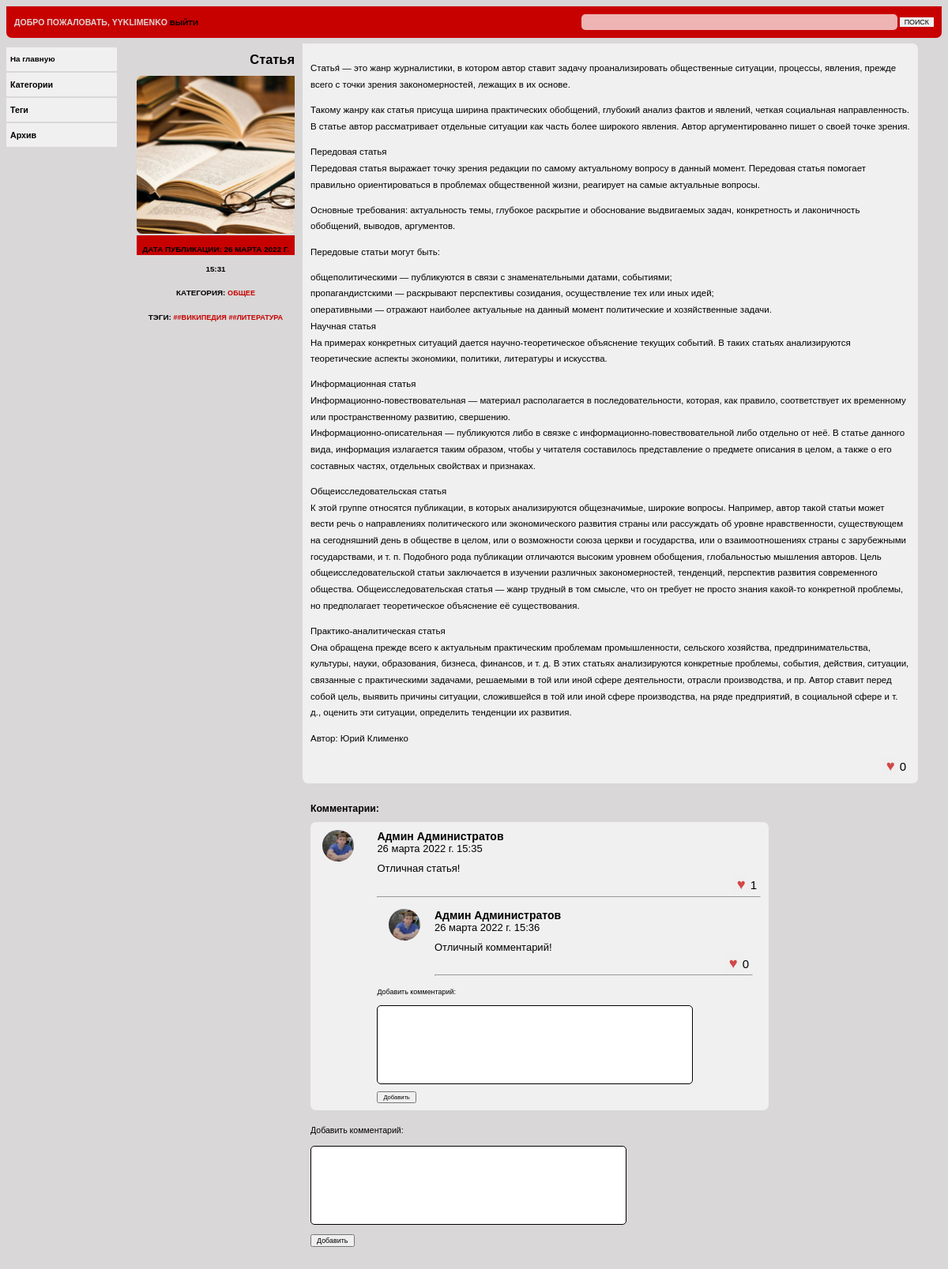
Screenshot of /common/article (signed in) with the database file from the repository.
### user/models.py (models this page shows)
class User(AbstractUser):
    avatar = models.ImageField(upload_to='images/avatar/%Y/%m/%d/',
                               blank=True, verbose_name='Аватар',
                               default='images/avatar/default.bmp')
    email = models.EmailField('E-mail',
                              unique=True)

### blog/models.py (models this page shows, shortened)
class Post(models.Model):
    author = models.ForeignKey(User,
                               on_delete=models.SET_NULL,
                               blank=True,
                               null=True,
                               verbose_name='Автор')
    title = models.CharField('Заголовок', max_length=100, unique=True)
    slug = models.SlugField('Слаг', max_length=100, unique=True)
    image = models.ImageField('Изображение', upload_to='images/%Y/%m/%d/', null=True, blank=True)
    category = models.ForeignKey(Category, on_delete=models.CASCADE, verbose_name='Категория')
    tags = models.ManyToManyField('Tag', blank=True, related_name='posts', verbose_name='Теги')
    preview_text = models.TextField('Превью', max_length=500)
    text = models.TextField('Текст', max_length=5000)
    date_pub = models.DateTimeField('Дата публикации', auto_now_add=True)
    likes = models.ManyToManyField(User, blank=True, related_name='posts', verbose_name='Лайки')
    is_published = models.BooleanField("Опубликовано", blank=True, default=False)
    def get_absolute_url(self):
        return reverse('blog:post', kwargs={'category_slug': self.category.slug, 'post_slug': self.slug})
    class Meta:
        verbose_name = 'Пост'
        verbose_name_plural = 'Посты'
        ordering = ('-date_pub',)

class Category(models.Model):
    name = models.CharField('Наименование категории', max_length=50)
    slug = models.SlugField('Слаг', max_length=50)
    def __str__(self):
        return self.name
    class Meta:
        verbose_name = 'Категория'
        verbose_name_plural = 'Категории'

class Tag(models.Model):
    name = models.CharField('Тэг', max_length=50)
    slug = models.SlugField('Слаг', max_length=50)
    def __str__(self):
        return f'#{self.name}'
    class Meta:
        verbose_name = 'Тэг'
        verbose_name_plural = 'Тэги'

class Comment(models.Model):
    author = models.ForeignKey(User, on_delete=models.SET_NULL, null=True, verbose_name='Автор')
    text = models.TextField('Комментарий', max_length=300)
    date_pub = models.DateTimeField('Дата публикации', auto_now_add=True)
    post = models.ForeignKey('Post',
                             on_delete=models.CASCADE,
                             related_name='comments',
                             verbose_name='Комментируемое сообщение')
    parent = models.ForeignKey('Comment',
                               on_delete=models.CASCADE,
                               null=True,
                               blank=True,
                               related_name='children',
                               verbose_name='Родительский комментарий')
    likes = models.ManyToManyField(User, blank=True, related_name='comments', verbose_name='Лайки')
    class Meta:
        verbose_name = 'Комментарий'
        verbose_name_plural = 'Комментарии'
        ordering = ('-date_pub',)

### blog/views.py (the view, shortened to what this page needs)
# urls.py: path('<slug:category_slug>/<slug:post_slug>', ShowPost.as_view(), name='post'),
class ShowPost(DetailView):
    template_name = 'blog/post_detail.html'
    context_object_name = 'post'
    slug_url_kwarg = 'post_slug'
    def get_object(self):
        post = services.get_post(self.kwargs['post_slug'])
        if post:
            return post
        else:
            raise Http404('Article is not exists')
    def post(self, request, *args, **kwargs):
        self.post = self.get_object()
        if request.POST.get('like'):
            if request.POST.get('like') == 'post':
                liked_object = self.post
            else:
                liked_object = Comment.objects.get(pk=request.POST.get('like'))
            services.handle_like(liked_object, self.request.user.id)
            anchor = request.POST.get('like')
        elif request.POST.get('text'):
            parent_id = request.POST.get('parent')
            anchor = parent_id if parent_id else 'comments'
            Comment.objects.create(text=request.POST.get('text'),
                                   post_id=self.post.pk,
                                   author_id=self.request.user.id,
                                   parent_id=parent_id)
        else:
            raise Http404
        return HttpResponseRedirect(f'{self.get_success_url()}#{anchor}')

### blog/templates/blog/post_detail.html (shortened to what this page needs)
{% extends 'blog/base.html' %}
{% load static %}
{% block css %} <link href="{% static 'blog/css/styles-detailview.css' %}" rel="stylesheet"> {% endblock %}
{% block content %}
<div class="content">
    <div class="block-titul">
        <div class="block-titul-image">
            <h1>{{post.title}}</h1>
            {% if post.image %}
            <img width="400" height="300" src="{{ post.image.url }}"> </img>
            {% endif %}
        </div>
        <div class="block-titul-author">
            <h3>Дата публикации: {{post.date_pub}}</h3>
            <h3>Категория: <a href="{% url 'blog:category' post.category.slug %}"> {{post.category}}</a></h3>
            <h3>Тэги: {% for tag in post.tags.all %}<a href="{% url 'blog:tag' tag.slug %}"> #{{ tag }}</a> {% endfor %}</h3>
        </div>
    </div>
    <div class="block-text">
        <div class="text">
            <p>{{post.preview_text|linebreaks}}</p>
            <p>{{post.text|linebreaks}}</p>
            <p>Автор: {{post.author.first_name}} {{post.author.last_name}}</p>
            <form action="{{post.get_absolute_url}}"  method="post">
                    <div class="comment-like"><button type="submit" name="like" value="post"><span class="heart">♥</span></button>{{post.likes_count}}</div>
                    </form>
        </div>
        <div class="comments" id="comments">
            <h2>Комментарии:</h2>
            {% for comment in post.comments.all %}
            <div class="comment">
                <div class="user-avatar">
                    <img width="100" height="100" src="{{comment.author.avatar.url}}"></img>
                </div>
                <div class="comment-body" id="{{ comment.id }}">
                    {% if comment.author.first_name %}
                    <div class="comment-author-name">{{comment.author.first_name}} {{comment.author.last_name}}</div>
                    {% else %}
                    <div class="comment-author-name">Гость</div>
                    {% endif %}
                    <div class="comment-datepub">{{ comment.date_pub }}</div>
                    <div class="comment-text">{{ comment.text }}</div>
                    <form action="{{post.get_absolute_url}}"  method="post">
                    <div class="comment-like"><button type="submit" name="like" value="{{comment.id}}"><span class="heart">♥</span></button>{{comment.likes_count}}</div>
                    </form>
                    <hr>
                    {% for child_comment in comment.children.all %}
                    <div class="comment">
                        <div class="user-avatar">
                            <img width="100" height="100" src="{{child_comment.author.avatar.url}}"></img>
                        </div>
                        <div class="comment-body" id="{{ child_comment.pk }}">
                            {% if child_comment.author.first_name %}
                            <div class="comment-author-name">{{child_comment.author.first_name}} {{comment.author.last_name}}</div>
                            {% else %}
                            <div class="comment-author-name">Гость</div>
                            {% endif %}
                            <div class="comment-datepub">{{ child_comment.date_pub }}</div>
                            <div class="comment-text">{{ child_comment.text }}</div>
                            <form action="{{post.get_absolute_url}}"  method="post">
                                <div class="comment-like"><button type="submit" name="like" value="{{child_comment.id}}"><span class="heart">♥</span></button>{{child_comment.likes_count}}</div>
                            </form>
                            <hr>
                        </div>
                    </div>
                    {% endfor %}
                    <div class="add-comment">
                            <p>Добавить комментарий:</p>
                            <form action="" method="post">
                                <textarea type="text" name="text"></textarea>
                                <p> <button type="submit" name="parent" value="{{comment.pk}}">Добавить</button> </p>
                            </form>
                    </div>
                </div>
            </div>
            {% endfor %}
            <div class="add-comment">
                <p>Добавить комментарий:</p>
                <form action="" method="post">
                <textarea type="text" name="text"></textarea>
                <p> <button type="submit" value="">Добавить</button> </p>
                </form>
            </div>
        </div>
        {% endblock %}

### blog/templates/blog/base.html (shortened to what this page needs)
{% load static %}
<!DOCTYPE html>
<html>
<head>
    {% block css %} {% endblock css %}
</head>
<body>
    <div class="page">
        <div class="header">
            <div class="login_info">
            {% if request.user.is_authenticated %}
            Добро пожаловать, {{ user.username }}<a href="{% url 'logout' %}"> Выйти</a>
            {% else %}
            <a href="{% url 'login' %}"> Войти </a><a href="{% url 'register' %}"> Регистрация </a>
            {% endif %}
            </div>
            <div class="search-form">
                <form method="get" action="{% url 'blog:search' %}">
                <input type="text" name="text">
                <button type="submit">Поиск</button>
                </form>
            </div>
        </div>
        <div class="body_page">
            <div class="sidebar">
                <ul>
                    <a href="{% url 'blog:index' %}"><li>На главную</li></a>
                    <li>Категории</li>
                     <li>Теги</li>
                     <li>Архив</li>
                </ul>
            </div>
          <div class="cont">{% block content %} {% endblock %}</div>
        </div>
     </div>
</body>
</html>

### blog/static/blog/css/styles-detailview.css (style rules this page uses)
* { box-sizing: border-box; font-family: Verdana, Helvetica, Arial, sans-serif; font-size: 92%; }
a { text-decoration: none }
body { background: #d9d7d7; }
input[type=text] { border-radius: 5px 5px 5px 5px; height: 20px; width: 400px; border: 0px; opacity: 70%; }
textarea { border-radius: 5px 5px 5px 5px; height: 100px; width: 400px; border: 0.5px solid black; resize: none; font-size: 12px; }
.page { background: #e0d3d3; display: flex; flex-direction: column; }
.header { padding-left: 10px; padding-right: 10px; line-height: 40px; height: 40px; display: flex; flex-direction: row; justify-content: space-between; background: #c70000; border-radius: 0px 0px 7px 7px; font-weight: 550; text-transform: uppercase; }
.login_info { color:#e0d3d3; }
.login_info a { color:black; }
.login_info a:link { color:black; text-decoration: none; }
.search-form button { border: 0; background: #c70000 font-weight: 550; text-transform: uppercase; }
.body_page { background: #d9d7d7; padding-top:2px; display: flex; flex-direction: row; justify-content: flex-start; }
.sidebar { flex-grow:1; min-width:150px; max-width:150px; }
.sidebar ul { padding: 0px; }
.sidebar li { background: #f0f0f0; margin-bottom: 2px; padding-left: 5px; height: 30px; line-height: 30px; font-size: 110%; font-weight: 550; margin-right: 10px; }
.sidebar a { color: black; font-weight: 550; }
.cont { display: flex; flex-direction: column; align-items: flex-start; flex-grow: 7; margin-left: 15px; }
.content { display: flex; flex-direction: row; justify-content: flex-start; border:0px solid black; padding-top: 5px; padding-right: 20px; margin-bottom: 5px; }
.block-titul { display: flex; flex-direction: column; }
.block-titul-image img { object-fit: cover; height: 200px; width: 200px; border-radius: 7px 0px 7px 7px; }
.block-titul-author { height: 25px; line-height: 25px; text-align: center; background: #c70000; text-transform: uppercase; }
.block-text { display: flex; flex-direction: column; padding-left: 10px; padding-right: 10px; }
.text { background: #f0f0f0; padding-bottom: 10px; border-radius: 0px 7px 7px 7px; padding: 10px; }
.comments { display: flex; flex-direction: column; padding-bottom: 10px; border-radius: 7px 7px 7px 7px; margin-top: 5px; padding: 10px; max-width: 600px; }
.comments h2 { font-size: 150%; }
.comment { background: #f0f0f0; display: flex; display: row; margin-bottom: 5px; border-radius: 7px; }
.user-avatar { padding-left:15px; padding-top:10px; padding-right: 0px; flex:1; margin-right: 0px; }
.user-avatar img { object-fit: cover; width: 40px; height: 40px; border-radius: 50%; }
.comment-body { flex:7; padding-top: 10px; padding-right: 10px; margin-left: 0px; }
.comment-author-name { padding-top: 0px; font-size: 14px; font-weight: 550; }
.comment-datepub { padding-top: 0px; font-size: 13px; }
.comment-text { padding-top: 10px; font-size: 13px; }
.comment-like { padding-top: 0px; padding-right: 5px; font-size: 15px; text-align: right; }
.comment-like button { font-size: 20px; color: #c70000; opacity: 70%; border: 0px; }
.content h1 { text-align: right; font-size: 200%; font-weight: bolder; }
.content h3 { font-size: 120%; margin-bottom: 0px; margin-top: 5px; }
.content p { font-size: 140%; line-height: 180%; }
.content a { color: #c70000; text-decoration: none; }

### rows the page displays
User: username "YYKLIMENKO"
Post: title "Статья", image (picture), date_pub "26 МАРТА 2022 Г. 15:31", category "ОБЩЕЕ", preview_text "Статья́ — это жанр журналистики, в котором автор ставит задачу проанализировать общественные ситуации, процессы, явления, прежде всего с точки зрения закономерностей, лежащих в их основе. Такому жанру как статья присуща ширина практических обобщений, глубокий анализ фактов и явлений, четкая социальная направленность. В статье автор рассматривает отдельные ситуации как часть более широкого явления. Автор аргументированно пишет о своей точке зрения.", text "Передовая статья Передовая статья выражает точку зрения редакции по самому актуальному вопросу в данный момент. Передовая статья помогает правильно ориентироваться в проблемах общественной жизни, реагирует на самые актуальные вопросы. Основные требования: актуальность темы, глубокое раскрытие и обоснование выдвигаемых задач, конкретность и лаконичность обобщений, выводов, аргументов. Передовые статьи могут быть: общеполитическими — публикуются в связи с знаменательными датами, событиями; пропагандистскими — раскрывают перспективы созидания, осуществление тех или иных идей; оперативными — отражают наиболее актуальные на данный момент политические и хозяйственные задачи. Научная статья На…", author.first_name "Юрий", author.last_name "Клименко", likes_count "0"
Tag: name "#ВИКИПЕДИЯ"
Tag: name "#ЛИТЕРАТУРА"
Comment: author.avatar (picture), author.first_name "Админ", author.last_name "Администратов", date_pub "26 марта 2022 г. 15:35", text "Отличная статья!", {{ comment.id }} 33 (drawn), likes_count "1", {{ comment.pk }} 33 (drawn)
Comment: author.avatar (picture), author.first_name "Админ", date_pub "26 марта 2022 г. 15:36", text "Отличный комментарий!", {{ child_comment.id }} 34 (drawn), likes_count "0"
